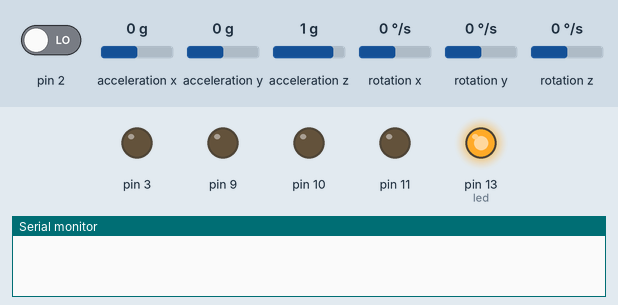
This sketch was run on a simulated Arduino Uno, built with avr-gcc and run on an emulated ATmega328P. On the bench: output pins drawn as LEDs (lit = HIGH), the last lines printed to the serial monitor. The inputs (shaded band) are chosen by the test bench; at power-on: acceleration x 0 g, rotation y 0 °/s, pin 2 LOW, acceleration y 0 g, acceleration z 1 g, rotation x 0 °/s, rotation z 0 °/s.

Above: at 0.1 s.
At 7.6 s:
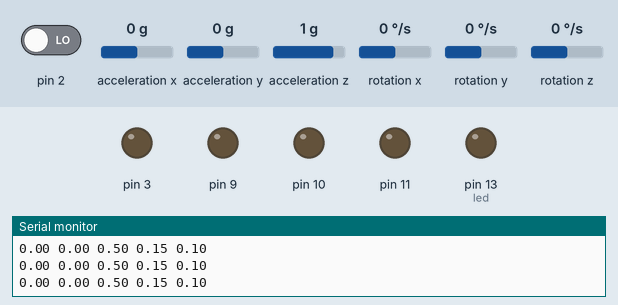
7.7 s: acceleration x set to -1.4 g
10.7 s: rotation y set to -192 °/s
Timing chart, 0 to 13.7 s (numbered marks = the images above; inputs shaded):
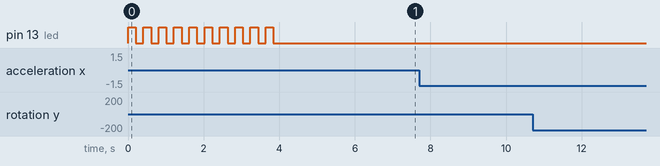

The sketch:

tiny_quad_comp_filter.ino
```cpp
#include "Wire.h"
#include "I2Cdev.h"
#include "MPU6050.h"
#include "String.h"

#define ToRad(x) (x*0.01745329252)  // *pi/180
#define ToDeg(x) (x*57.2957795131)  // *180/pi

MPU6050 accelgyro;

int16_t ax, ay, az;
int16_t gx, gy, gz;

volatile unsigned long ulStartPeriod = 0; // set in the interrupt
volatile boolean bNewThrottleSignal = false; // set in the interrupt and read in the loop
volatile int rc[7];

float pitch, roll;
float G_Dt=0.02;

int led = 13;

long timer=0; //general purpose timer
long timer_old;

float biasX, biasY, biasZ;

float command_pitch;
float err_pitch;
float pid_pitch;
float pitch_I;
float pitch_D;
float pitch_D_com;
float err_pitch_old;

float command_roll;
float err_roll;
float pid_roll;
float roll_I;
float roll_D;
float roll_D_com;
float err_roll_old;

float throttle;

float pid_yaw;
float err_yaw;
float yaw_I;

float kp = 0.5;
float ki = 0.15;
float kd = 0.1;

void setup()
{
  pinMode(3, OUTPUT);
  pinMode(9, OUTPUT);
  pinMode(10, OUTPUT);
  pinMode(11, OUTPUT);


  attachInterrupt(0,calcInput,CHANGE);
  Serial.begin(115200);
  Wire.begin();

  pinMode(led, OUTPUT);
  accelgyro.setSleepEnabled(false);

 accelgyro.setFullScaleGyroRange(3); //Gyro scale 2000deg/s
  delay(1);
  accelgyro.setFullScaleAccelRange(1);//Accel scale 4g
  delay(1);
  accelgyro.setClockSource(3);// Select GyroZ clock
  delay(1);
  accelgyro.setDLPFMode(4);// set bandwidth of both gyro and accelerometer to ~20 Hz
  delay(1);


  calib_gyro();

  timer = micros();
  delay(20);
}


void loop()
{
  if((micros()-timer)>=5000)   // 10ms => 100 Hz loop rate
  {
    timer_old = timer;
    timer=micros();
    G_Dt = (timer-timer_old)/1000000.0;      // Real time of loop run

    fast_Loop();

  }
}


void fast_Loop(){

  imu_Valget (); // read sensors


  //pid pitch = rc1
  command_pitch = -(rc[2]-1120.0)/20;
  err_pitch = command_pitch - pitch;
  pitch_D = (float)(-gx+biasX)*2000.0f/32768.0f;
  pitch_I += (float)err_pitch*G_Dt;
  //pitch_I = constrain(pitch_I,-100,100);
  pid_pitch = err_pitch*kp+pitch_I*ki+pitch_D*kd; //P=10 I=15 D=5 was good //D=8 the limit //P=15 I=30 D=5
  //pid_pitch = 0;

  //ROLL
  command_roll = (rc[1]-1120.0)/20;
  err_roll = command_roll - roll;
  roll_D = (float)(gy-biasY)*2000.0f/32768.0f;
  roll_I += (float)err_roll*G_Dt;
  //roll_I = constrain(roll_I,-100,100);
  pid_roll = err_roll*kp+roll_I*ki+roll_D*kd; //P=0.1 I=0.85 D=0.1
  //pid_roll=0; //à supprimer

  //YAW
  err_yaw = (float)(-(gz-biasZ))*2000.0f/32768.0f;
  yaw_I += (float)err_yaw*G_Dt;
  pid_yaw = err_yaw*1.0+yaw_I;
  //pid_yaw=0;
  //Throttle

  throttle = constrain((rc[0]-1000)/1.8,0,255);
  //fail safe
  if(rc[1]>1500)
  {
    throttle=0;
  }

  if(throttle < 30)
  {
    pid_pitch=0;
    pid_roll=0;
    pid_yaw=0;

    pitch_I=0;
    roll_I=0;
    yaw_I=0;
  }

  IMU_print();

  analogWrite(3, constrain(throttle+pid_roll-pid_pitch+pid_yaw,0,255));//arrière droit
  analogWrite(9, constrain(throttle-pid_roll+pid_pitch+pid_yaw,0,255));//avant gauche
  analogWrite(10, constrain(throttle-pid_roll-pid_pitch-pid_yaw,0,255));//arrière gauche
  analogWrite(11, constrain(throttle+pid_roll+pid_pitch-pid_yaw,0,255));//avant droit


/*
   analogWrite(3, 0);//arrière droit
   analogWrite(9, 0);//avant gauche
   analogWrite(10, 0);//arrière gauche
   analogWrite(11, 0);//avant droit
*/
}

void calcInput()
{
  static unsigned int nThrottleIn;
  static int channel;

  if(digitalRead(2) == HIGH)
  {
    ulStartPeriod = micros();
  }
  else
  {
    if(ulStartPeriod)
    {
      nThrottleIn = (int)(micros() - ulStartPeriod);
      ulStartPeriod = 0;

      if(nThrottleIn >2000){
        channel = 0;
      }
      else
      {
        rc[channel]=nThrottleIn;
        channel++;
      }
    }
  }
}
```

sensors.ino
```cpp
void imu_Valget ()
{
  accelgyro.getMotion6(&ax, &ay, &az, &gx, &gy, &gz);

  float pitchAcc, rollAcc;

  // Integrate the gyroscope data -> int(angularSpeed) = angle
  pitch += ((float)(gx-biasX)*2000.0f/32768.0f) * G_Dt; // Angle around the X-axis
  roll -= ((float)(gy-biasY)*2000.0f/32768.0f) * G_Dt; // Angle around the Y-axis

  // Compensate for drift with accelerometer data if no vibration
  // Weight for accelerometer info (<0.75G = 0.0, 1G = 1.0 , >1.25G = 0.0)
  int forceMagnitudeApprox = abs(ax) + abs(ay) + abs(az);


  if (forceMagnitudeApprox > 6144 && forceMagnitudeApprox < 10240)
  {
    // Turning around the X axis results in a vector on the Y-axis
    pitchAcc = atan2((float)ay, (float)az) * 180 / M_PI;
    pitch = pitch * 0.98 + pitchAcc * 0.02;

    // Turning around the Y axis results in a vector on the X-axis
    rollAcc = atan2((float)ax, (float)az) * 180 / M_PI;
    roll = roll * 0.98 + rollAcc * 0.02;
  }

}


void calib_gyro()
{
  for(int c=0; c<10; c++)
  {
    digitalWrite(led, HIGH);
    delay(200);
    accelgyro.getMotion6(&ax, &ay, &az, &gx, &gy, &gz);
    digitalWrite(led, LOW);
    delay(200);
  }

  accelgyro.getMotion6(&ax, &ay, &az, &gx, &gy, &gz);
  biasX = gx;
  biasY = gy;
  biasZ = gz;

  for(int i=0;i<100;i++)
  {
    accelgyro.getMotion6(&ax, &ay, &az, &gx, &gy, &gz);
    biasX = biasX*0.80 + gx*0.20;
    biasY = biasY*0.80 + gy*0.20;
    biasZ = biasZ*0.80 + gz*0.20;
    delay(20);
  }
}


void IMU_print ()
{

  Serial.print(roll);
  Serial.print(" ");
  Serial.print(roll_I);
  Serial.print(" ");
  Serial.print(kp);
  Serial.print(" ");
  Serial.print(ki);
  Serial.print(" ");
  Serial.print(kd);
  Serial.println(" ");

  while(Serial.available())
  {
    char c = Serial.read();

    if (c=='a')
   {
     kp+=0.02;
   }
   else if (c=='z')
   {
    kp-=0.02;
   }
    else if (c=='q')
   {
     ki+=0.02;
   }
    else if (c=='s')
   {
     ki-=0.02;
   }
       else if (c=='w')
   {
     kd+=0.01;
   }
    else if (c=='x')
   {
     kd-=0.01;
   }

  }


}
```
